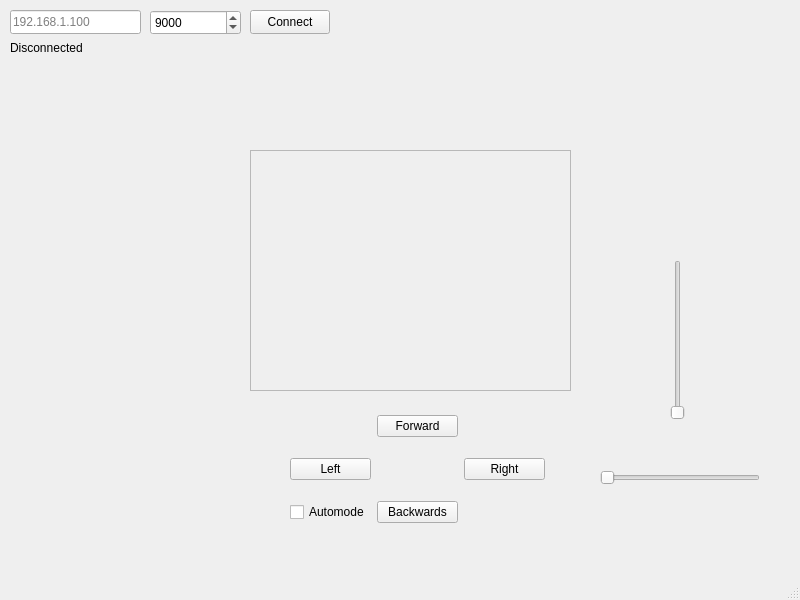
<?xml version="1.0" encoding="UTF-8"?>
<ui version="4.0">
 <class>MainWindow</class>
 <widget class="QMainWindow" name="MainWindow">
  <property name="geometry">
   <rect>
    <x>0</x>
    <y>0</y>
    <width>800</width>
    <height>600</height>
   </rect>
  </property>
  <property name="windowTitle">
   <string>MainWindow</string>
  </property>
  <widget class="QWidget" name="centralwidget">
   <widget class="QLineEdit" name="editIpAddress">
    <property name="geometry">
     <rect>
      <x>10</x>
      <y>10</y>
      <width>131</width>
      <height>24</height>
     </rect>
    </property>
    <property name="placeholderText">
     <string>192.168.1.100</string>
    </property>
   </widget>
   <widget class="QSpinBox" name="spinPort">
    <property name="geometry">
     <rect>
      <x>150</x>
      <y>10</y>
      <width>91</width>
      <height>25</height>
     </rect>
    </property>
    <property name="maximum">
     <number>65535</number>
    </property>
    <property name="value">
     <number>9000</number>
    </property>
   </widget>
   <widget class="QPushButton" name="btnConnect">
    <property name="geometry">
     <rect>
      <x>250</x>
      <y>10</y>
      <width>80</width>
      <height>24</height>
     </rect>
    </property>
    <property name="text">
     <string>Connect</string>
    </property>
   </widget>
   <widget class="QLabel" name="lblStatus">
    <property name="geometry">
     <rect>
      <x>10</x>
      <y>40</y>
      <width>111</width>
      <height>16</height>
     </rect>
    </property>
    <property name="text">
     <string>Disconnected</string>
    </property>
   </widget>
   <widget class="QLabel" name="lblVideo">
    <property name="geometry">
     <rect>
      <x>250</x>
      <y>150</y>
      <width>320</width>
      <height>240</height>
     </rect>
    </property>
    <property name="minimumSize">
     <size>
      <width>320</width>
      <height>0</height>
     </size>
    </property>
    <property name="autoFillBackground">
     <bool>false</bool>
    </property>
    <property name="text">
     <string/>
    </property>
    <property name="alignment">
     <set>Qt::AlignmentFlag::AlignCenter</set>
    </property>
   </widget>
   <widget class="QFrame" name="frame">
    <property name="geometry">
     <rect>
      <x>250</x>
      <y>150</y>
      <width>321</width>
      <height>241</height>
     </rect>
    </property>
    <property name="frameShape">
     <enum>QFrame::Shape::StyledPanel</enum>
    </property>
    <property name="frameShadow">
     <enum>QFrame::Shadow::Raised</enum>
    </property>
   </widget>
   <widget class="QWidget" name="gridLayoutWidget">
    <property name="geometry">
     <rect>
      <x>290</x>
      <y>400</y>
      <width>255</width>
      <height>141</height>
     </rect>
    </property>
    <layout class="QGridLayout" name="gridLayout_2">
     <item row="0" column="1">
      <widget class="QPushButton" name="btnForward">
       <property name="text">
        <string>Forward</string>
       </property>
      </widget>
     </item>
     <item row="2" column="1">
      <widget class="QPushButton" name="btnBackward">
       <property name="text">
        <string>Backwards</string>
       </property>
      </widget>
     </item>
     <item row="1" column="0">
      <widget class="QPushButton" name="btnLeft">
       <property name="text">
        <string>Left</string>
       </property>
      </widget>
     </item>
     <item row="1" column="2">
      <widget class="QPushButton" name="btnRight">
       <property name="text">
        <string>Right</string>
       </property>
      </widget>
     </item>
     <item row="2" column="0">
      <widget class="QCheckBox" name="checkAutoMode">
       <property name="text">
        <string>Automode</string>
       </property>
      </widget>
     </item>
    </layout>
   </widget>
   <widget class="QSlider" name="tiltSlider">
    <property name="geometry">
     <rect>
      <x>600</x>
      <y>470</y>
      <width>160</width>
      <height>16</height>
     </rect>
    </property>
    <property name="orientation">
     <enum>Qt::Orientation::Horizontal</enum>
    </property>
   </widget>
   <widget class="QSlider" name="panSlider">
    <property name="geometry">
     <rect>
      <x>670</x>
      <y>260</y>
      <width>16</width>
      <height>160</height>
     </rect>
    </property>
    <property name="orientation">
     <enum>Qt::Orientation::Vertical</enum>
    </property>
   </widget>
  </widget>
  <widget class="QMenuBar" name="menubar">
   <property name="geometry">
    <rect>
     <x>0</x>
     <y>0</y>
     <width>800</width>
     <height>18</height>
    </rect>
   </property>
  </widget>
  <widget class="QStatusBar" name="statusbar"/>
 </widget>
 <resources/>
 <connections/>
</ui>
